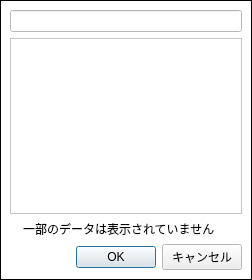
<?xml version="1.0" encoding="UTF-8"?>
<ui version="4.0">
 <class>EasyAttributeFilterValues</class>
 <widget class="QDialog" name="EasyAttributeFilterValues">
  <property name="geometry">
   <rect>
    <x>0</x>
    <y>0</y>
    <width>252</width>
    <height>280</height>
   </rect>
  </property>
  <property name="palette">
   <palette>
    <active>
     <colorrole role="Base">
      <brush brushstyle="SolidPattern">
       <color alpha="255">
        <red>255</red>
        <green>255</green>
        <blue>255</blue>
       </color>
      </brush>
     </colorrole>
     <colorrole role="Window">
      <brush brushstyle="SolidPattern">
       <color alpha="255">
        <red>255</red>
        <green>255</green>
        <blue>255</blue>
       </color>
      </brush>
     </colorrole>
    </active>
    <inactive>
     <colorrole role="Base">
      <brush brushstyle="SolidPattern">
       <color alpha="255">
        <red>255</red>
        <green>255</green>
        <blue>255</blue>
       </color>
      </brush>
     </colorrole>
     <colorrole role="Window">
      <brush brushstyle="SolidPattern">
       <color alpha="255">
        <red>255</red>
        <green>255</green>
        <blue>255</blue>
       </color>
      </brush>
     </colorrole>
    </inactive>
    <disabled>
     <colorrole role="Base">
      <brush brushstyle="SolidPattern">
       <color alpha="255">
        <red>255</red>
        <green>255</green>
        <blue>255</blue>
       </color>
      </brush>
     </colorrole>
     <colorrole role="Window">
      <brush brushstyle="SolidPattern">
       <color alpha="255">
        <red>255</red>
        <green>255</green>
        <blue>255</blue>
       </color>
      </brush>
     </colorrole>
    </disabled>
   </palette>
  </property>
  <layout class="QVBoxLayout" name="vertical_layout">
   <property name="spacing">
    <number>0</number>
   </property>
   <property name="leftMargin">
    <number>0</number>
   </property>
   <property name="topMargin">
    <number>0</number>
   </property>
   <property name="rightMargin">
    <number>0</number>
   </property>
   <property name="bottomMargin">
    <number>0</number>
   </property>
   <item>
    <widget class="QFrame" name="frame">
     <property name="frameShape">
      <enum>QFrame::Box</enum>
     </property>
     <property name="frameShadow">
      <enum>QFrame::Plain</enum>
     </property>
     <layout class="QVBoxLayout" name="verticalLayout">
      <item>
       <widget class="QgsFilterLineEdit" name="filter_value_edit">
        <property name="qgisRelation" stdset="0">
         <string notr="true"/>
        </property>
       </widget>
      </item>
      <item>
       <widget class="QTreeView" name="treeView">
        <property name="editTriggers">
         <set>QAbstractItemView::NoEditTriggers</set>
        </property>
        <property name="headerHidden">
         <bool>true</bool>
        </property>
       </widget>
      </item>
      <item>
       <layout class="QHBoxLayout" name="horizontalLayout">
        <item>
         <widget class="QLabel" name="icon_label">
          <property name="sizePolicy">
           <sizepolicy hsizetype="Fixed" vsizetype="Preferred">
            <horstretch>0</horstretch>
            <verstretch>0</verstretch>
           </sizepolicy>
          </property>
          <property name="text">
           <string/>
          </property>
         </widget>
        </item>
        <item>
         <widget class="QLabel" name="message_label">
          <property name="text">
           <string>一部のデータは表示されていません</string>
          </property>
         </widget>
        </item>
       </layout>
      </item>
      <item>
       <layout class="QHBoxLayout" name="horizontalLayout_2">
        <item>
         <spacer name="horizontalSpacer">
          <property name="orientation">
           <enum>Qt::Horizontal</enum>
          </property>
          <property name="sizeHint" stdset="0">
           <size>
            <width>40</width>
            <height>20</height>
           </size>
          </property>
         </spacer>
        </item>
        <item>
         <widget class="QPushButton" name="ok_button">
          <property name="text">
           <string>OK</string>
          </property>
         </widget>
        </item>
        <item>
         <widget class="QPushButton" name="cancel_button">
          <property name="text">
           <string>キャンセル</string>
          </property>
         </widget>
        </item>
       </layout>
      </item>
     </layout>
    </widget>
   </item>
  </layout>
 </widget>
 <customwidgets>
  <customwidget>
   <class>QgsFilterLineEdit</class>
   <extends>QLineEdit</extends>
   <header>qgsfilterlineedit.h</header>
  </customwidget>
 </customwidgets>
 <tabstops>
  <tabstop>ok_button</tabstop>
  <tabstop>cancel_button</tabstop>
  <tabstop>filter_value_edit</tabstop>
  <tabstop>treeView</tabstop>
 </tabstops>
 <resources/>
 <connections/>
</ui>
